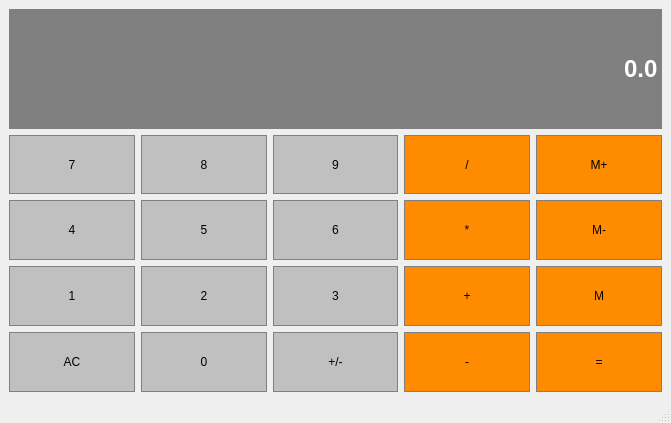
<?xml version="1.0" encoding="UTF-8"?>
<ui version="4.0">
 <class>Calculator</class>
 <widget class="QMainWindow" name="Calculator">
  <property name="geometry">
   <rect>
    <x>0</x>
    <y>0</y>
    <width>671</width>
    <height>423</height>
   </rect>
  </property>
  <property name="sizePolicy">
   <sizepolicy hsizetype="Preferred" vsizetype="Expanding">
    <horstretch>0</horstretch>
    <verstretch>0</verstretch>
   </sizepolicy>
  </property>
  <property name="windowTitle">
   <string>Calculator</string>
  </property>
  <widget class="QWidget" name="centralwidget">
   <layout class="QGridLayout" name="gridLayout">
    <item row="9" column="4">
     <widget class="QPushButton" name="Equal">
      <property name="sizePolicy">
       <sizepolicy hsizetype="Preferred" vsizetype="Preferred">
        <horstretch>0</horstretch>
        <verstretch>0</verstretch>
       </sizepolicy>
      </property>
      <property name="styleSheet">
       <string notr="true"> QPushButton
{
background-color:	#FF8C00;
border:1px solid gray;
padding:5px;
}
 QPushButton:pressed
{
background-color:#A9A9A9;
border:1px solid gray;
padding:5px;
}</string>
      </property>
      <property name="text">
       <string>=</string>
      </property>
      <property name="iconSize">
       <size>
        <width>16</width>
        <height>16</height>
       </size>
      </property>
     </widget>
    </item>
    <item row="9" column="1">
     <widget class="QPushButton" name="Button0">
      <property name="sizePolicy">
       <sizepolicy hsizetype="Preferred" vsizetype="Preferred">
        <horstretch>0</horstretch>
        <verstretch>0</verstretch>
       </sizepolicy>
      </property>
      <property name="styleSheet">
       <string notr="true"> QPushButton
{
background-color:#C0C0C0;
border:1px solid gray;
padding:5px;
}
 QPushButton:pressed
{
background-color:#A9A9A9;
border:1px solid gray;
padding:5px;
}</string>
      </property>
      <property name="text">
       <string>0</string>
      </property>
      <property name="iconSize">
       <size>
        <width>16</width>
        <height>16</height>
       </size>
      </property>
     </widget>
    </item>
    <item row="7" column="1">
     <widget class="QPushButton" name="Button5">
      <property name="sizePolicy">
       <sizepolicy hsizetype="Preferred" vsizetype="Preferred">
        <horstretch>0</horstretch>
        <verstretch>0</verstretch>
       </sizepolicy>
      </property>
      <property name="styleSheet">
       <string notr="true"> QPushButton
{
background-color:#C0C0C0;
border:1px solid gray;
padding:5px;
}
 QPushButton:pressed
{
background-color:#A9A9A9;
border:1px solid gray;
padding:5px;
}</string>
      </property>
      <property name="text">
       <string>5</string>
      </property>
      <property name="iconSize">
       <size>
        <width>16</width>
        <height>16</height>
       </size>
      </property>
     </widget>
    </item>
    <item row="8" column="2">
     <widget class="QPushButton" name="Button3">
      <property name="sizePolicy">
       <sizepolicy hsizetype="Preferred" vsizetype="Preferred">
        <horstretch>0</horstretch>
        <verstretch>0</verstretch>
       </sizepolicy>
      </property>
      <property name="styleSheet">
       <string notr="true"> QPushButton
{
background-color:#C0C0C0;
border:1px solid gray;
padding:5px;
}
 QPushButton:pressed
{
background-color:#A9A9A9;
border:1px solid gray;
padding:5px;
}</string>
      </property>
      <property name="text">
       <string>3</string>
      </property>
      <property name="iconSize">
       <size>
        <width>16</width>
        <height>16</height>
       </size>
      </property>
     </widget>
    </item>
    <item row="8" column="1">
     <widget class="QPushButton" name="Button2">
      <property name="sizePolicy">
       <sizepolicy hsizetype="Preferred" vsizetype="Preferred">
        <horstretch>0</horstretch>
        <verstretch>0</verstretch>
       </sizepolicy>
      </property>
      <property name="styleSheet">
       <string notr="true"> QPushButton
{
background-color:#C0C0C0;
border:1px solid gray;
padding:5px;
}
 QPushButton:pressed
{
background-color:#A9A9A9;
border:1px solid gray;
padding:5px;
}</string>
      </property>
      <property name="text">
       <string>2</string>
      </property>
      <property name="iconSize">
       <size>
        <width>16</width>
        <height>16</height>
       </size>
      </property>
     </widget>
    </item>
    <item row="0" column="0" rowspan="2" colspan="5">
     <widget class="QLineEdit" name="Display">
      <property name="sizePolicy">
       <sizepolicy hsizetype="Preferred" vsizetype="Expanding">
        <horstretch>1</horstretch>
        <verstretch>0</verstretch>
       </sizepolicy>
      </property>
      <property name="font">
       <font>
        <family>Arial</family>
        <pointsize>18</pointsize>
        <weight>75</weight>
        <bold>true</bold>
       </font>
      </property>
      <property name="styleSheet">
       <string notr="true"> QLineEdit
{
background-color:gray;
border:1px solid gray;
color:	#FFFFFF;
}</string>
      </property>
      <property name="text">
       <string>0.0</string>
      </property>
      <property name="alignment">
       <set>Qt::AlignRight|Qt::AlignTrailing|Qt::AlignVCenter</set>
      </property>
     </widget>
    </item>
    <item row="7" column="0">
     <widget class="QPushButton" name="Button4">
      <property name="sizePolicy">
       <sizepolicy hsizetype="Preferred" vsizetype="Preferred">
        <horstretch>0</horstretch>
        <verstretch>0</verstretch>
       </sizepolicy>
      </property>
      <property name="styleSheet">
       <string notr="true"> QPushButton
{
background-color:#C0C0C0;
border:1px solid gray;
padding:5px;
}
 QPushButton:pressed
{
background-color:#A9A9A9;
border:1px solid gray;
padding:5px;
}</string>
      </property>
      <property name="text">
       <string>4</string>
      </property>
      <property name="iconSize">
       <size>
        <width>16</width>
        <height>16</height>
       </size>
      </property>
     </widget>
    </item>
    <item row="9" column="0">
     <widget class="QPushButton" name="Clear">
      <property name="sizePolicy">
       <sizepolicy hsizetype="Preferred" vsizetype="Preferred">
        <horstretch>0</horstretch>
        <verstretch>0</verstretch>
       </sizepolicy>
      </property>
      <property name="styleSheet">
       <string notr="true"> QPushButton
{
background-color:#C0C0C0;
border:1px solid gray;
padding:5px;
}
 QPushButton:pressed
{
background-color:#A9A9A9;
border:1px solid gray;
padding:5px;
}</string>
      </property>
      <property name="text">
       <string>AC</string>
      </property>
      <property name="iconSize">
       <size>
        <width>16</width>
        <height>16</height>
       </size>
      </property>
     </widget>
    </item>
    <item row="5" column="2">
     <widget class="QPushButton" name="Button9">
      <property name="sizePolicy">
       <sizepolicy hsizetype="Preferred" vsizetype="Preferred">
        <horstretch>0</horstretch>
        <verstretch>0</verstretch>
       </sizepolicy>
      </property>
      <property name="styleSheet">
       <string notr="true"> QPushButton
{
background-color:#C0C0C0;
border:1px solid gray;
padding:5px;
}
 QPushButton:pressed
{
background-color:#A9A9A9;
border:1px solid gray;
padding:5px;
}</string>
      </property>
      <property name="text">
       <string>9</string>
      </property>
      <property name="iconSize">
       <size>
        <width>16</width>
        <height>16</height>
       </size>
      </property>
     </widget>
    </item>
    <item row="5" column="1">
     <widget class="QPushButton" name="Button8">
      <property name="sizePolicy">
       <sizepolicy hsizetype="Preferred" vsizetype="Preferred">
        <horstretch>0</horstretch>
        <verstretch>0</verstretch>
       </sizepolicy>
      </property>
      <property name="styleSheet">
       <string notr="true"> QPushButton
{
background-color:#C0C0C0;
border:1px solid gray;
padding:5px;
}
 QPushButton:pressed
{
background-color:#A9A9A9;
border:1px solid gray;
padding:5px;
}</string>
      </property>
      <property name="text">
       <string>8</string>
      </property>
      <property name="iconSize">
       <size>
        <width>16</width>
        <height>16</height>
       </size>
      </property>
     </widget>
    </item>
    <item row="8" column="0">
     <widget class="QPushButton" name="Button1">
      <property name="sizePolicy">
       <sizepolicy hsizetype="Preferred" vsizetype="Preferred">
        <horstretch>0</horstretch>
        <verstretch>0</verstretch>
       </sizepolicy>
      </property>
      <property name="styleSheet">
       <string notr="true"> QPushButton
{
background-color:#C0C0C0;
border:1px solid gray;
padding:5px;
}
 QPushButton:pressed
{
background-color:#A9A9A9;
border:1px solid gray;
padding:5px;
}</string>
      </property>
      <property name="text">
       <string>1</string>
      </property>
      <property name="iconSize">
       <size>
        <width>16</width>
        <height>16</height>
       </size>
      </property>
     </widget>
    </item>
    <item row="5" column="4">
     <widget class="QPushButton" name="MemAdd">
      <property name="sizePolicy">
       <sizepolicy hsizetype="Preferred" vsizetype="Preferred">
        <horstretch>0</horstretch>
        <verstretch>0</verstretch>
       </sizepolicy>
      </property>
      <property name="styleSheet">
       <string notr="true"> QPushButton
{
background-color:	#FF8C00;
border:1px solid gray;
padding:5px;
}
 QPushButton:pressed
{
background-color:#A9A9A9;
border:1px solid gray;
padding:5px;
}</string>
      </property>
      <property name="text">
       <string>M+</string>
      </property>
      <property name="iconSize">
       <size>
        <width>16</width>
        <height>16</height>
       </size>
      </property>
     </widget>
    </item>
    <item row="8" column="3">
     <widget class="QPushButton" name="Add">
      <property name="sizePolicy">
       <sizepolicy hsizetype="Preferred" vsizetype="Preferred">
        <horstretch>0</horstretch>
        <verstretch>0</verstretch>
       </sizepolicy>
      </property>
      <property name="styleSheet">
       <string notr="true"> QPushButton
{
background-color:	#FF8C00;
border:1px solid gray;
padding:5px;
}
 QPushButton:pressed
{
background-color:#A9A9A9;
border:1px solid gray;
padding:5px;
}</string>
      </property>
      <property name="text">
       <string>+</string>
      </property>
      <property name="iconSize">
       <size>
        <width>16</width>
        <height>16</height>
       </size>
      </property>
     </widget>
    </item>
    <item row="8" column="4">
     <widget class="QPushButton" name="MemGet">
      <property name="sizePolicy">
       <sizepolicy hsizetype="Preferred" vsizetype="Preferred">
        <horstretch>0</horstretch>
        <verstretch>0</verstretch>
       </sizepolicy>
      </property>
      <property name="styleSheet">
       <string notr="true"> QPushButton
{
background-color:	#FF8C00;
border:1px solid gray;
padding:5px;
}
 QPushButton:pressed
{
background-color:#A9A9A9;
border:1px solid gray;
padding:5px;
}</string>
      </property>
      <property name="text">
       <string>M</string>
      </property>
      <property name="iconSize">
       <size>
        <width>16</width>
        <height>16</height>
       </size>
      </property>
     </widget>
    </item>
    <item row="7" column="2">
     <widget class="QPushButton" name="Button6">
      <property name="sizePolicy">
       <sizepolicy hsizetype="Preferred" vsizetype="Preferred">
        <horstretch>0</horstretch>
        <verstretch>0</verstretch>
       </sizepolicy>
      </property>
      <property name="styleSheet">
       <string notr="true"> QPushButton
{
background-color:#C0C0C0;
border:1px solid gray;
padding:5px;
}
 QPushButton:pressed
{
background-color:#A9A9A9;
border:1px solid gray;
padding:5px;
}</string>
      </property>
      <property name="text">
       <string>6</string>
      </property>
      <property name="iconSize">
       <size>
        <width>16</width>
        <height>16</height>
       </size>
      </property>
     </widget>
    </item>
    <item row="9" column="2">
     <widget class="QPushButton" name="ChangesSign">
      <property name="sizePolicy">
       <sizepolicy hsizetype="Preferred" vsizetype="Preferred">
        <horstretch>0</horstretch>
        <verstretch>0</verstretch>
       </sizepolicy>
      </property>
      <property name="styleSheet">
       <string notr="true"> QPushButton
{
background-color:#C0C0C0;
border:1px solid gray;
padding:5px;
}
 QPushButton:pressed
{
background-color:#A9A9A9;
border:1px solid gray;
padding:5px;
}</string>
      </property>
      <property name="text">
       <string>+/-</string>
      </property>
      <property name="iconSize">
       <size>
        <width>16</width>
        <height>16</height>
       </size>
      </property>
     </widget>
    </item>
    <item row="7" column="3">
     <widget class="QPushButton" name="Multiply">
      <property name="sizePolicy">
       <sizepolicy hsizetype="Preferred" vsizetype="Preferred">
        <horstretch>0</horstretch>
        <verstretch>0</verstretch>
       </sizepolicy>
      </property>
      <property name="styleSheet">
       <string notr="true"> QPushButton
{
background-color:	#FF8C00;
border:1px solid gray;
padding:5px;
}
 QPushButton:pressed
{
background-color:#A9A9A9;
border:1px solid gray;
padding:5px;
}</string>
      </property>
      <property name="text">
       <string>*</string>
      </property>
      <property name="iconSize">
       <size>
        <width>16</width>
        <height>16</height>
       </size>
      </property>
     </widget>
    </item>
    <item row="7" column="4">
     <widget class="QPushButton" name="MemClear">
      <property name="sizePolicy">
       <sizepolicy hsizetype="Preferred" vsizetype="Preferred">
        <horstretch>0</horstretch>
        <verstretch>0</verstretch>
       </sizepolicy>
      </property>
      <property name="styleSheet">
       <string notr="true"> QPushButton
{
background-color:	#FF8C00;
border:1px solid gray;
padding:5px;
}
 QPushButton:pressed
{
background-color:#A9A9A9;
border:1px solid gray;
padding:5px;
}</string>
      </property>
      <property name="text">
       <string>M-</string>
      </property>
      <property name="iconSize">
       <size>
        <width>16</width>
        <height>16</height>
       </size>
      </property>
     </widget>
    </item>
    <item row="9" column="3">
     <widget class="QPushButton" name="Subtract">
      <property name="sizePolicy">
       <sizepolicy hsizetype="Preferred" vsizetype="Preferred">
        <horstretch>0</horstretch>
        <verstretch>0</verstretch>
       </sizepolicy>
      </property>
      <property name="styleSheet">
       <string notr="true"> QPushButton
{
background-color:	#FF8C00;
border:1px solid gray;
padding:5px;
}
 QPushButton:pressed
{
background-color:#A9A9A9;
border:1px solid gray;
padding:5px;
}</string>
      </property>
      <property name="text">
       <string>-</string>
      </property>
      <property name="iconSize">
       <size>
        <width>16</width>
        <height>16</height>
       </size>
      </property>
     </widget>
    </item>
    <item row="5" column="0">
     <widget class="QPushButton" name="Button7">
      <property name="sizePolicy">
       <sizepolicy hsizetype="Preferred" vsizetype="Preferred">
        <horstretch>0</horstretch>
        <verstretch>0</verstretch>
       </sizepolicy>
      </property>
      <property name="styleSheet">
       <string notr="true"> QPushButton
{
background-color:#C0C0C0;
border:1px solid gray;
padding:5px;
}
 QPushButton:pressed
{
background-color:#A9A9A9;
border:1px solid gray;
padding:5px;
}</string>
      </property>
      <property name="text">
       <string>7</string>
      </property>
      <property name="iconSize">
       <size>
        <width>16</width>
        <height>16</height>
       </size>
      </property>
     </widget>
    </item>
    <item row="5" column="3">
     <widget class="QPushButton" name="Divide">
      <property name="sizePolicy">
       <sizepolicy hsizetype="Preferred" vsizetype="Preferred">
        <horstretch>0</horstretch>
        <verstretch>0</verstretch>
       </sizepolicy>
      </property>
      <property name="styleSheet">
       <string notr="true"> QPushButton
{
background-color:	#FF8C00;
border:1px solid gray;
padding:5px;
}
 QPushButton:pressed
{
background-color:#A9A9A9;
border:1px solid gray;
padding:5px;
}</string>
      </property>
      <property name="text">
       <string>/</string>
      </property>
      <property name="iconSize">
       <size>
        <width>16</width>
        <height>16</height>
       </size>
      </property>
     </widget>
    </item>
   </layout>
  </widget>
  <widget class="QMenuBar" name="menubar">
   <property name="geometry">
    <rect>
     <x>0</x>
     <y>0</y>
     <width>671</width>
     <height>26</height>
    </rect>
   </property>
  </widget>
  <widget class="QStatusBar" name="statusBar"/>
 </widget>
 <resources/>
 <connections/>
</ui>
